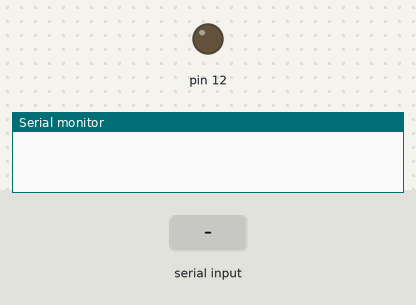
A sketch run on a simulated Arduino Uno, built with avr-gcc and run on an emulated ATmega328P. Parts: output pins drawn as LEDs (lit = HIGH), the last lines printed to the serial monitor. The inputs (shaded band) are chosen by the test bench.

Above: at 1.2 s.
1.3 s: "D" received over Serial
At 2.0 s:
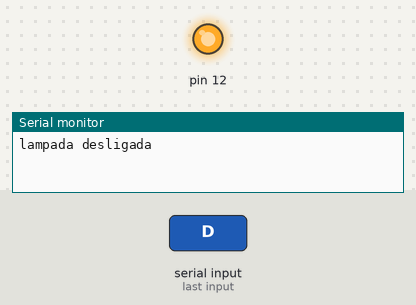
2.8 s: "L" received over Serial
At 3.1 s:
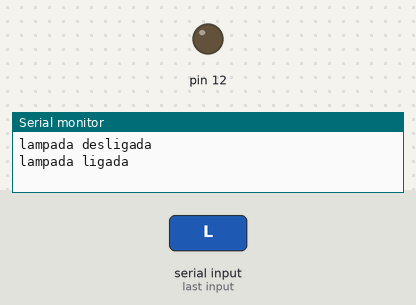
4.3 s: "d" received over Serial
At 5.5 s:
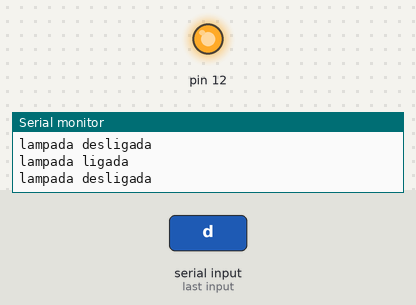
5.8 s: "l" received over Serial
At 6.6 s:
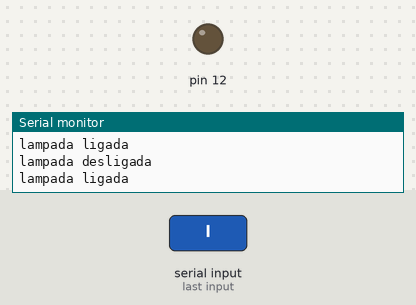
Timing chart, 0 to 8.3 s (numbered marks = the images above; inputs shaded):
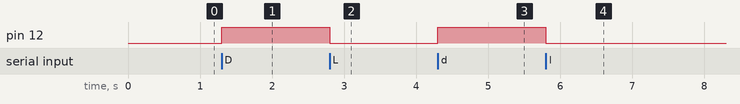

The sketch:

ArduLampBT.ino
```cpp
char buf;

void setup()
{
  //Define o pino 12 como saida
  pinMode(12, OUTPUT);
  Serial.begin(9600);
}

void loop()
{
  if(Serial.available() > 0)
  {
    buf = Serial.read();
    //Caso seja recebido o caracter L, acende o led
    if (buf == 'L'|| buf == 'l')
   {
     digitalWrite(12, LOW);
     Serial.println("lampada ligada");
   }
    //Caso seja recebido o caracter D, apaga o led
     if (buf == 'D' || buf == 'd' )
    {
      digitalWrite(12, HIGH);
      Serial.println("lampada desligada");
    }
  }
}
```

Measured:
- after the input at 1.3 s, pin 12: LOW → HIGH at once
- after the input at 2.8 s, pin 12: HIGH → LOW at once
- after the input at 4.3 s, pin 12: LOW → HIGH at once
- after the input at 5.8 s, pin 12: HIGH → LOW at once
